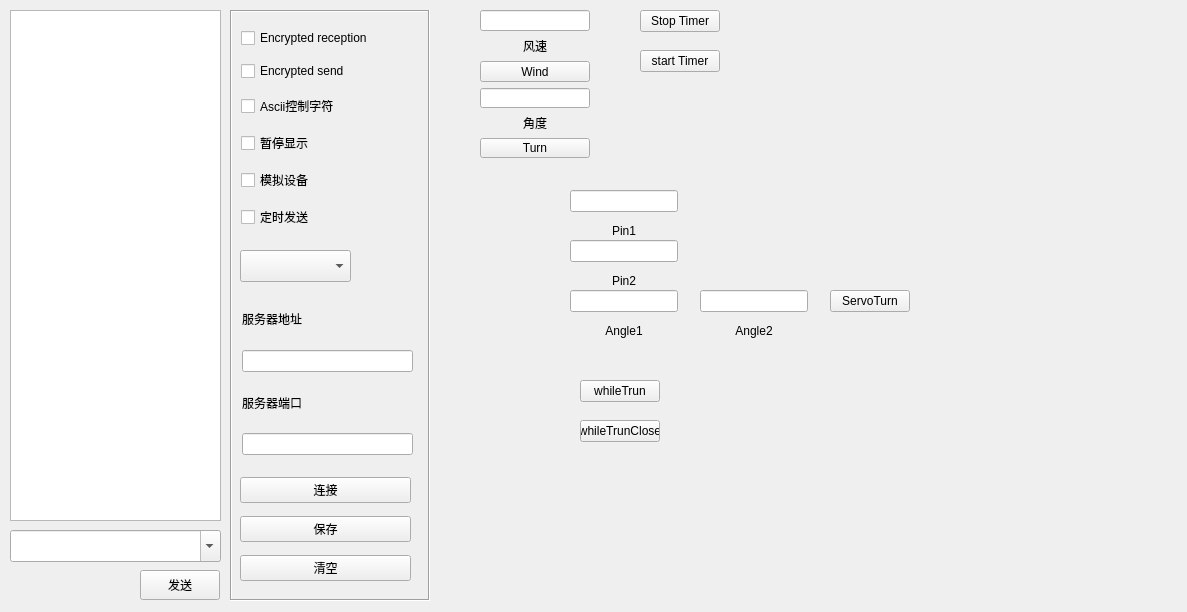
<?xml version="1.0" encoding="UTF-8"?>
<ui version="4.0">
 <class>frmTcpClient</class>
 <widget class="QWidget" name="frmTcpClient">
  <property name="geometry">
   <rect>
    <x>0</x>
    <y>0</y>
    <width>1187</width>
    <height>612</height>
   </rect>
  </property>
  <property name="windowTitle">
   <string>Form</string>
  </property>
  <widget class="QTextEdit" name="txtMain">
   <property name="geometry">
    <rect>
     <x>10</x>
     <y>10</y>
     <width>211</width>
     <height>511</height>
    </rect>
   </property>
   <property name="readOnly">
    <bool>true</bool>
   </property>
  </widget>
  <widget class="QFrame" name="frame">
   <property name="geometry">
    <rect>
     <x>230</x>
     <y>10</y>
     <width>200</width>
     <height>591</height>
    </rect>
   </property>
   <property name="minimumSize">
    <size>
     <width>170</width>
     <height>400</height>
    </size>
   </property>
   <property name="maximumSize">
    <size>
     <width>200</width>
     <height>16777215</height>
    </size>
   </property>
   <property name="frameShape">
    <enum>QFrame::Box</enum>
   </property>
   <property name="frameShadow">
    <enum>QFrame::Sunken</enum>
   </property>
   <widget class="QComboBox" name="cboxInterval">
    <property name="geometry">
     <rect>
      <x>10</x>
      <y>240</y>
      <width>111</width>
      <height>32</height>
     </rect>
    </property>
   </widget>
   <widget class="QWidget" name="layoutWidget">
    <property name="geometry">
     <rect>
      <x>11</x>
      <y>11</y>
      <width>174</width>
      <height>221</height>
     </rect>
    </property>
    <layout class="QVBoxLayout" name="verticalLayout">
     <item>
      <widget class="QCheckBox" name="ckHexReceive">
       <property name="text">
        <string>Encrypted reception</string>
       </property>
      </widget>
     </item>
     <item>
      <widget class="QCheckBox" name="ckHexSend">
       <property name="text">
        <string>Encrypted send</string>
       </property>
      </widget>
     </item>
     <item>
      <widget class="QCheckBox" name="ckAscii">
       <property name="text">
        <string>Ascii控制字符</string>
       </property>
      </widget>
     </item>
     <item>
      <widget class="QCheckBox" name="ckShow">
       <property name="text">
        <string>暂停显示</string>
       </property>
      </widget>
     </item>
     <item>
      <widget class="QCheckBox" name="ckDebug">
       <property name="text">
        <string>模拟设备</string>
       </property>
      </widget>
     </item>
     <item>
      <widget class="QCheckBox" name="ckAutoSend">
       <property name="text">
        <string>定时发送</string>
       </property>
      </widget>
     </item>
    </layout>
   </widget>
   <widget class="QWidget" name="layoutWidget">
    <property name="geometry">
     <rect>
      <x>12</x>
      <y>284</y>
      <width>171</width>
      <height>161</height>
     </rect>
    </property>
    <layout class="QGridLayout" name="gridLayout">
     <item row="0" column="0">
      <widget class="QLabel" name="labServerIP">
       <property name="text">
        <string>服务器地址</string>
       </property>
      </widget>
     </item>
     <item row="1" column="0">
      <widget class="QLineEdit" name="txtServerIP"/>
     </item>
     <item row="2" column="0">
      <widget class="QLabel" name="labServerPort">
       <property name="text">
        <string>服务器端口</string>
       </property>
      </widget>
     </item>
     <item row="3" column="0">
      <widget class="QLineEdit" name="txtServerPort"/>
     </item>
    </layout>
   </widget>
   <widget class="QWidget" name="layoutWidget">
    <property name="geometry">
     <rect>
      <x>10</x>
      <y>460</y>
      <width>171</width>
      <height>121</height>
     </rect>
    </property>
    <layout class="QVBoxLayout" name="verticalLayout_2">
     <item>
      <widget class="QPushButton" name="btnConnect">
       <property name="text">
        <string>连接</string>
       </property>
      </widget>
     </item>
     <item>
      <widget class="QPushButton" name="btnSave">
       <property name="text">
        <string>保存</string>
       </property>
      </widget>
     </item>
     <item>
      <widget class="QPushButton" name="btnClear">
       <property name="text">
        <string>清空</string>
       </property>
      </widget>
     </item>
    </layout>
   </widget>
  </widget>
  <widget class="QWidget" name="widget" native="true">
   <property name="geometry">
    <rect>
     <x>10</x>
     <y>530</y>
     <width>211</width>
     <height>32</height>
    </rect>
   </property>
   <layout class="QHBoxLayout" name="layTcpClient">
    <property name="leftMargin">
     <number>0</number>
    </property>
    <property name="topMargin">
     <number>0</number>
    </property>
    <property name="rightMargin">
     <number>0</number>
    </property>
    <property name="bottomMargin">
     <number>0</number>
    </property>
   </layout>
  </widget>
  <widget class="QPushButton" name="btnSend">
   <property name="geometry">
    <rect>
     <x>140</x>
     <y>570</y>
     <width>80</width>
     <height>30</height>
    </rect>
   </property>
   <property name="minimumSize">
    <size>
     <width>80</width>
     <height>0</height>
    </size>
   </property>
   <property name="maximumSize">
    <size>
     <width>80</width>
     <height>16777215</height>
    </size>
   </property>
   <property name="text">
    <string>发送</string>
   </property>
  </widget>
  <widget class="QComboBox" name="cboxData">
   <property name="geometry">
    <rect>
     <x>10</x>
     <y>530</y>
     <width>211</width>
     <height>32</height>
    </rect>
   </property>
   <property name="sizePolicy">
    <sizepolicy hsizetype="Ignored" vsizetype="Fixed">
     <horstretch>0</horstretch>
     <verstretch>0</verstretch>
    </sizepolicy>
   </property>
   <property name="editable">
    <bool>true</bool>
   </property>
  </widget>
  <widget class="QWidget" name="layoutWidget">
   <property name="geometry">
    <rect>
     <x>480</x>
     <y>10</y>
     <width>110</width>
     <height>148</height>
    </rect>
   </property>
   <layout class="QVBoxLayout" name="verticalLayout_3">
    <item>
     <widget class="QLineEdit" name="WindPower"/>
    </item>
    <item>
     <widget class="QLabel" name="labServerIP_3">
      <property name="text">
       <string>风速</string>
      </property>
      <property name="alignment">
       <set>Qt::AlignCenter</set>
      </property>
     </widget>
    </item>
    <item>
     <widget class="QPushButton" name="pushButton_2">
      <property name="text">
       <string>Wind</string>
      </property>
     </widget>
    </item>
    <item>
     <widget class="QLineEdit" name="ServoAngle"/>
    </item>
    <item>
     <widget class="QLabel" name="labServerIP_2">
      <property name="text">
       <string>角度</string>
      </property>
      <property name="alignment">
       <set>Qt::AlignCenter</set>
      </property>
     </widget>
    </item>
    <item>
     <widget class="QPushButton" name="pushButton">
      <property name="text">
       <string>Turn</string>
      </property>
     </widget>
    </item>
   </layout>
  </widget>
  <widget class="QPushButton" name="pushButton_3">
   <property name="geometry">
    <rect>
     <x>640</x>
     <y>10</y>
     <width>80</width>
     <height>22</height>
    </rect>
   </property>
   <property name="text">
    <string>Stop Timer</string>
   </property>
  </widget>
  <widget class="QPushButton" name="pushButton_4">
   <property name="geometry">
    <rect>
     <x>640</x>
     <y>50</y>
     <width>80</width>
     <height>22</height>
    </rect>
   </property>
   <property name="text">
    <string>start Timer</string>
   </property>
  </widget>
  <widget class="QPushButton" name="pushButton_5">
   <property name="geometry">
    <rect>
     <x>830</x>
     <y>290</y>
     <width>80</width>
     <height>22</height>
    </rect>
   </property>
   <property name="text">
    <string>ServoTurn</string>
   </property>
  </widget>
  <widget class="QLineEdit" name="Pin1">
   <property name="geometry">
    <rect>
     <x>570</x>
     <y>190</y>
     <width>108</width>
     <height>22</height>
    </rect>
   </property>
  </widget>
  <widget class="QLineEdit" name="Pin2">
   <property name="geometry">
    <rect>
     <x>570</x>
     <y>240</y>
     <width>108</width>
     <height>22</height>
    </rect>
   </property>
  </widget>
  <widget class="QLabel" name="labServerIP_4">
   <property name="geometry">
    <rect>
     <x>570</x>
     <y>220</y>
     <width>108</width>
     <height>21</height>
    </rect>
   </property>
   <property name="text">
    <string>Pin1</string>
   </property>
   <property name="alignment">
    <set>Qt::AlignCenter</set>
   </property>
  </widget>
  <widget class="QLabel" name="labServerIP_5">
   <property name="geometry">
    <rect>
     <x>570</x>
     <y>270</y>
     <width>108</width>
     <height>21</height>
    </rect>
   </property>
   <property name="text">
    <string>Pin2</string>
   </property>
   <property name="alignment">
    <set>Qt::AlignCenter</set>
   </property>
  </widget>
  <widget class="QLabel" name="labServerIP_6">
   <property name="geometry">
    <rect>
     <x>570</x>
     <y>320</y>
     <width>108</width>
     <height>21</height>
    </rect>
   </property>
   <property name="text">
    <string>Angle1</string>
   </property>
   <property name="alignment">
    <set>Qt::AlignCenter</set>
   </property>
  </widget>
  <widget class="QLineEdit" name="GroupAngle">
   <property name="geometry">
    <rect>
     <x>570</x>
     <y>290</y>
     <width>108</width>
     <height>22</height>
    </rect>
   </property>
  </widget>
  <widget class="QPushButton" name="pushButton_6">
   <property name="geometry">
    <rect>
     <x>580</x>
     <y>380</y>
     <width>80</width>
     <height>22</height>
    </rect>
   </property>
   <property name="text">
    <string>whileTrun</string>
   </property>
  </widget>
  <widget class="QPushButton" name="pushButton_7">
   <property name="geometry">
    <rect>
     <x>580</x>
     <y>420</y>
     <width>80</width>
     <height>22</height>
    </rect>
   </property>
   <property name="text">
    <string>whileTrunClose</string>
   </property>
  </widget>
  <widget class="QLineEdit" name="GroupAngle_2">
   <property name="geometry">
    <rect>
     <x>700</x>
     <y>290</y>
     <width>108</width>
     <height>22</height>
    </rect>
   </property>
  </widget>
  <widget class="QLabel" name="labServerIP_7">
   <property name="geometry">
    <rect>
     <x>700</x>
     <y>320</y>
     <width>108</width>
     <height>21</height>
    </rect>
   </property>
   <property name="text">
    <string>Angle2</string>
   </property>
   <property name="alignment">
    <set>Qt::AlignCenter</set>
   </property>
  </widget>
 </widget>
 <resources/>
 <connections/>
</ui>
